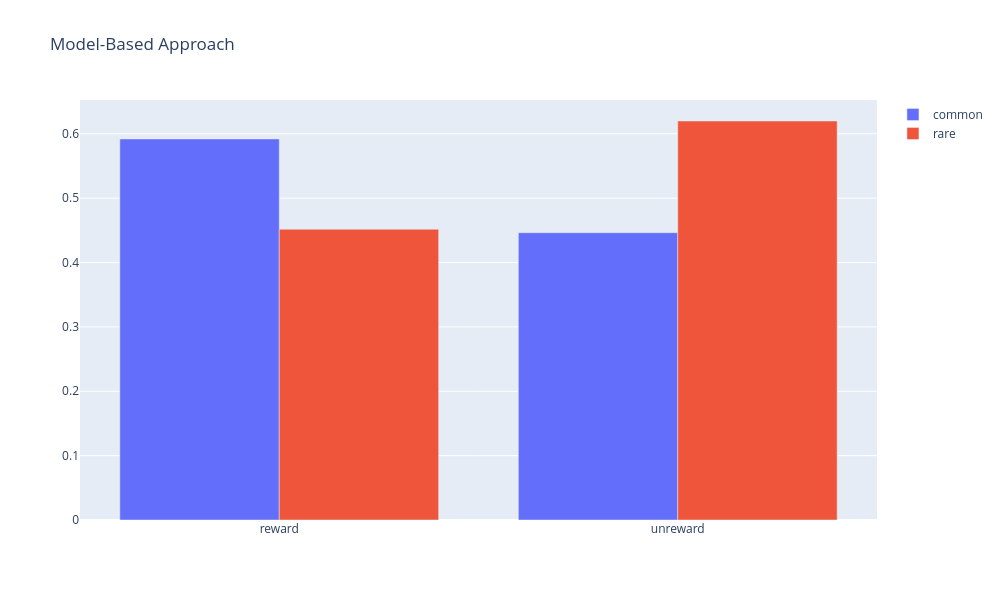

Notebook cell for this chart:
### Code cell
fig = go.Figure()
fig.add_trace(go.Bar(x=["reward", "unreward"], y=[p_common_reward, p_common_unreward], name="common"))
fig.add_trace(go.Bar(x=["reward", "unreward"], y=[p_rare_reward, p_rare_unreward], name="rare"))
fig.update_layout(barmode="group", title="Model-Based Approach", width=1000, height=600)
fig.show()

### Figure 1 — Plotly figure (JSON) as saved in the notebook; plotly's stock layout.template omitted (floating-point values rounded to 4 significant figures)
{"data": [{"name": "common", "x": ["reward", "unreward"], "y": [0.592, 0.4464], "type": "bar"}, {"name": "rare", "x": ["reward", "unreward"], "y": [0.4518, 0.6199], "type": "bar"}], "layout": {"barmode": "group", "title": {"text": "Model-Based Approach"}, "width": 1000, "height": 600}}
